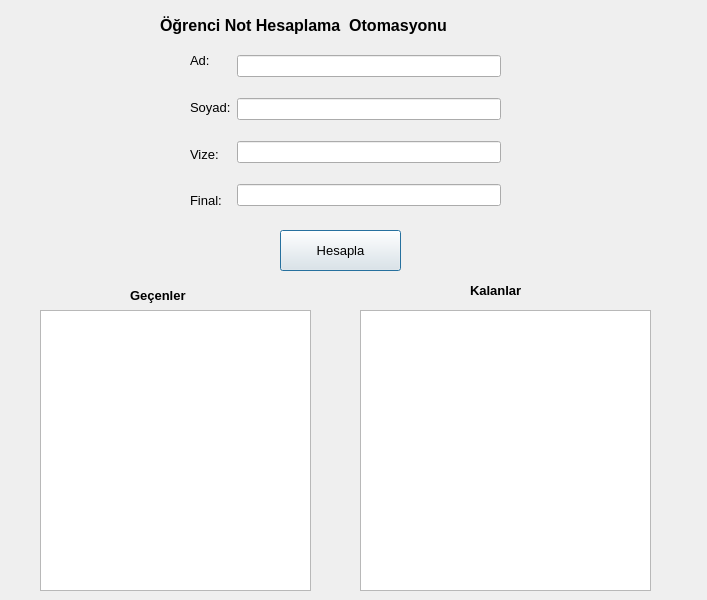
<?xml version="1.0" encoding="UTF-8"?>
<ui version="4.0">
 <class>Dialog</class>
 <widget class="QDialog" name="Dialog">
  <property name="geometry">
   <rect>
    <x>0</x>
    <y>0</y>
    <width>707</width>
    <height>600</height>
   </rect>
  </property>
  <property name="windowTitle">
   <string>Dialog</string>
  </property>
  <widget class="QLabel" name="label">
   <property name="geometry">
    <rect>
     <x>160</x>
     <y>10</y>
     <width>401</width>
     <height>31</height>
    </rect>
   </property>
   <property name="font">
    <font>
     <pointsize>12</pointsize>
     <weight>75</weight>
     <bold>true</bold>
    </font>
   </property>
   <property name="text">
    <string>Öğrenci Not Hesaplama  Otomasyonu</string>
   </property>
  </widget>
  <widget class="QPushButton" name="btn_Hesapla">
   <property name="geometry">
    <rect>
     <x>280</x>
     <y>230</y>
     <width>121</width>
     <height>41</height>
    </rect>
   </property>
   <property name="font">
    <font>
     <pointsize>10</pointsize>
    </font>
   </property>
   <property name="text">
    <string>Hesapla</string>
   </property>
  </widget>
  <widget class="QListWidget" name="list_Gecenler">
   <property name="geometry">
    <rect>
     <x>40</x>
     <y>310</y>
     <width>271</width>
     <height>281</height>
    </rect>
   </property>
  </widget>
  <widget class="QLabel" name="label_6">
   <property name="geometry">
    <rect>
     <x>130</x>
     <y>280</y>
     <width>91</width>
     <height>31</height>
    </rect>
   </property>
   <property name="font">
    <font>
     <pointsize>10</pointsize>
     <weight>75</weight>
     <bold>true</bold>
    </font>
   </property>
   <property name="text">
    <string>Geçenler</string>
   </property>
  </widget>
  <widget class="QLabel" name="label_7">
   <property name="geometry">
    <rect>
     <x>470</x>
     <y>280</y>
     <width>91</width>
     <height>20</height>
    </rect>
   </property>
   <property name="font">
    <font>
     <pointsize>10</pointsize>
     <weight>75</weight>
     <bold>true</bold>
    </font>
   </property>
   <property name="text">
    <string>Kalanlar</string>
   </property>
  </widget>
  <widget class="QListWidget" name="list_Kalanlar">
   <property name="geometry">
    <rect>
     <x>360</x>
     <y>310</y>
     <width>291</width>
     <height>281</height>
    </rect>
   </property>
  </widget>
  <widget class="QWidget" name="">
   <property name="geometry">
    <rect>
     <x>190</x>
     <y>40</y>
     <width>311</width>
     <height>181</height>
    </rect>
   </property>
   <layout class="QHBoxLayout" name="horizontalLayout">
    <item>
     <layout class="QVBoxLayout" name="verticalLayout_2">
      <item>
       <widget class="QLabel" name="label_2">
        <property name="font">
         <font>
          <pointsize>10</pointsize>
         </font>
        </property>
        <property name="text">
         <string>Ad:</string>
        </property>
       </widget>
      </item>
      <item>
       <widget class="QLabel" name="label_3">
        <property name="font">
         <font>
          <pointsize>10</pointsize>
         </font>
        </property>
        <property name="text">
         <string>Soyad:</string>
        </property>
       </widget>
      </item>
      <item>
       <widget class="QLabel" name="label_4">
        <property name="font">
         <font>
          <pointsize>10</pointsize>
         </font>
        </property>
        <property name="text">
         <string>Vize:</string>
        </property>
       </widget>
      </item>
      <item>
       <widget class="QLabel" name="label_5">
        <property name="font">
         <font>
          <pointsize>10</pointsize>
         </font>
        </property>
        <property name="text">
         <string>Final:</string>
        </property>
       </widget>
      </item>
     </layout>
    </item>
    <item>
     <layout class="QVBoxLayout" name="verticalLayout">
      <item>
       <widget class="QLineEdit" name="ln_Ad"/>
      </item>
      <item>
       <widget class="QLineEdit" name="ln_Soyad"/>
      </item>
      <item>
       <widget class="QLineEdit" name="ln_Vize"/>
      </item>
      <item>
       <widget class="QLineEdit" name="ln_Final"/>
      </item>
     </layout>
    </item>
   </layout>
  </widget>
 </widget>
 <resources/>
 <connections/>
</ui>
